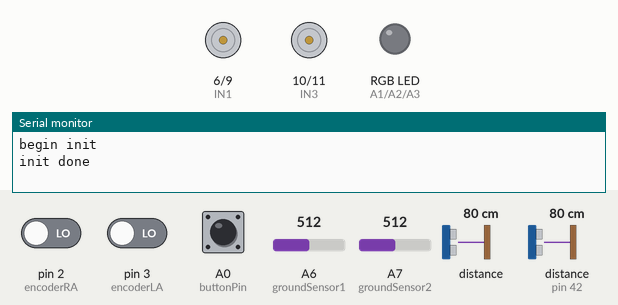
A sketch run on a simulated Arduino Nano, built with avr-gcc and run on an emulated ATmega328P. On the bench: motor-driver pin pairs drawn as motors (green arrow = first pin HIGH = forward, orange = second pin HIGH = backward, longer = more drive), an RGB LED mixed from three pins (HIGH = lit), the last lines printed to the serial monitor. Inputs (shaded band) come from the test bench; at power-on: A0 (buttonPin) LOW, A6 (groundSensor1) = 512, A7 (groundSensor2) = 512, pin 2 (encoderRA) LOW, pin 3 (encoderLA) LOW, distance to the obstacle 80 cm, distance to the obstacle (sensor on pin 42) 80 cm.

Above: at 0.1 s.
At 1.2 s:
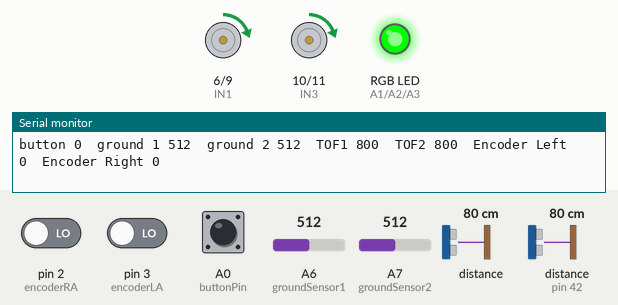
1.3 s: A0 (buttonPin) pulled HIGH for 0.15 s
At 1.47 s:
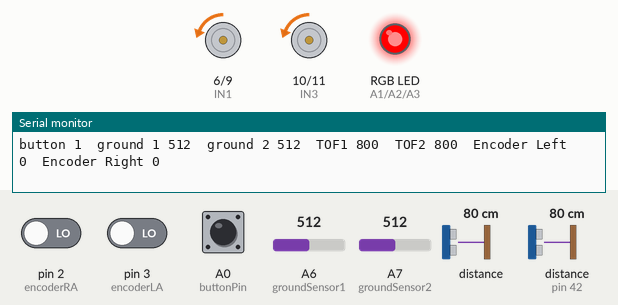
9.0 s: A6 (groundSensor1) set to 104
12.0 s: A6 (groundSensor1) set to 93
15.0 s: A7 (groundSensor2) set to 109
18.0 s: A7 (groundSensor2) set to 89
Timing chart, 0 to 21.0 s (numbered marks = the images above; inputs shaded):
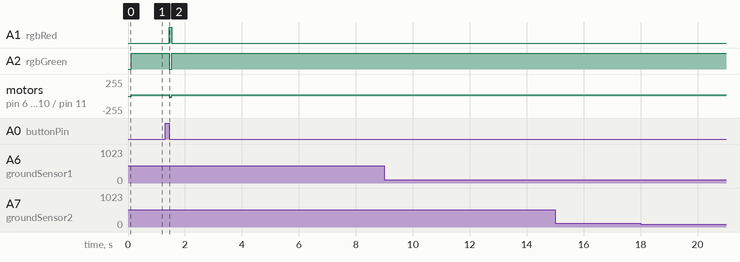

Measured:
- after the input at 1.3 s, A1 (rgbRed): LOW → HIGH after 0.15 s, → LOW 0.09 s later; A2 (rgbGreen): HIGH → LOW after 0.15 s, → HIGH 0.09 s later; motor on pin 6 (IN1) / pin 9 (IN2), motor on pin 10 (IN3) / pin 11 (IN4): forward 20/255 → backward 20/255 after 0.15 s, → forward 20/255 0.09 s later

The sketch:

unit_test.ino
```cpp
#include <VL53L0X.h>
#include <Wire.h>

VL53L0X TOF1;
VL53L0X TOF2;

//pin numbers
//input
const int buttonPin = A0;
const int groundSensor1 = A6;
const int groundSensor2 = A7;
const int encoderRA = 2;
const int encoderRB = 7;
const int encoderLA = 3;
const int encoderLB = 8;
//output
//const int ledPin =  13;
const int rgbRed =  A1;
const int rgbGreen =  A2;
const int rgbBlue =  A3;
const int xshut1 = 12;
const int xshut2 = 13;
const int IN1 = 6;
const int IN2 = 9;
const int IN3 = 10;
const int IN4 = 11;

// variables
int buttonState = 0;
int valGroundSensor1 = 0;
int valGroundSensor2 = 0;
int valTOF1 = 0;
int valTOF2 = 0;
int timeoutTOF1 = 0 ;
int timeoutTOF2 = 0 ;
long valueLeft = 0;
long valueRight = 0;
int speedMotor = 20;

void setup() {
  Wire.begin();
  Serial.begin(9600);
  delay(10);

  Serial.println("begin init");

  // output
  //pinMode(ledPin, OUTPUT);
  pinMode(rgbRed, OUTPUT);
  pinMode(rgbGreen, OUTPUT);
  pinMode(rgbBlue, OUTPUT);
  pinMode(xshut1,OUTPUT);
  pinMode(xshut2,OUTPUT);
  pinMode(IN1,OUTPUT);
  pinMode(IN2,OUTPUT);
  pinMode(IN3,OUTPUT);
  pinMode(IN4,OUTPUT);
  delay(10);

  // input
  pinMode(buttonPin, INPUT);
  pinMode(groundSensor1, INPUT);
  pinMode(groundSensor2, INPUT);
  delay(10);

  // ToF
  pinMode(xshut2, INPUT);
  delay(10);

  TOF2.setAddress(42);
  pinMode(xshut1, INPUT);
  delay(10);

  TOF1.init();
  TOF2.init();

  TOF1.setTimeout(500);
  TOF2.setTimeout(500);

  TOF1.startContinuous();
  TOF2.startContinuous();

  // interuption
  attachInterrupt(digitalPinToInterrupt(encoderLA), encoderLeft, CHANGE );
  attachInterrupt(digitalPinToInterrupt(encoderRA), encoderRight, CHANGE );

  Serial.println("init done");
}

void loop() {
  // read sensors
  buttonState = digitalRead(buttonPin);

  delay(1);
  valGroundSensor1 = analogRead(groundSensor1);
  valGroundSensor2 = analogRead(groundSensor2);

  valTOF1 = TOF1.readRangeContinuousMillimeters();
  if (TOF1.timeoutOccurred()) { timeoutTOF1 = 1; } else {timeoutTOF1 = 0;}

  valTOF2 = TOF2.readRangeContinuousMillimeters();
  if (TOF2.timeoutOccurred()) { timeoutTOF2 = 1; } else {timeoutTOF2 = 0;}

  // Actions
  if (buttonState == 1) {
    // turn LED on:
    //digitalWrite(ledPin, HIGH);
    digitalWrite(rgbRed, HIGH);
    digitalWrite(rgbGreen, LOW);
    digitalWrite(rgbBlue, LOW);
    analogWrite(IN1,0);
    analogWrite(IN2,speedMotor);
    analogWrite(IN3,0);
    analogWrite(IN4,speedMotor);
  }
  else
  {
    // turn LED off:
    //digitalWrite(ledPin, LOW);
    digitalWrite(rgbRed, LOW);
    digitalWrite(rgbGreen, HIGH);
    digitalWrite(rgbBlue, LOW);
    analogWrite(IN1,speedMotor);
    analogWrite(IN2,0);
    analogWrite(IN3,speedMotor);
    analogWrite(IN4,0);
  }
  printStatus();
}


void printStatus()
{
  Serial.print("button ");
  Serial.print(buttonState);

  Serial.print("\tground 1 ");
  Serial.print(valGroundSensor1);
  Serial.print("\tground 2 ");
  Serial.print(valGroundSensor2);

  Serial.print("\tTOF1 ");
  if(timeoutTOF1) Serial.print("TIMEOUT"); else Serial.print(valTOF1);
  Serial.print("\tTOF2 ");
  if(timeoutTOF2) Serial.print("TIMEOUT"); else Serial.print(valTOF2);

  Serial.print("\tEncoder Left ");
  Serial.print(valueLeft);
  Serial.print("\tEncoder Right ");
  Serial.print(valueRight);

  Serial.println("");
}

// count encoder
void encoderLeft()
{
  if(digitalRead(encoderLA) == 1)
  {
    if(digitalRead(encoderLB) == 1)
    valueLeft--;
    else
    valueLeft++;
  }
  else // LA = 0
  {
    if(digitalRead(encoderLB) == 1)
    valueLeft++;
    else
    valueLeft--;
  }
}

// count encoder
void encoderRight()
{
  if(digitalRead(encoderRA) == 1)
  {
    if(digitalRead(encoderRB) == 1)
    valueRight--;
    else
    valueRight++;
  }
  else // RA = 0
  {
    if(digitalRead(encoderRB) == 1)
    valueRight++;
    else
    valueRight--;
  }
}
```
